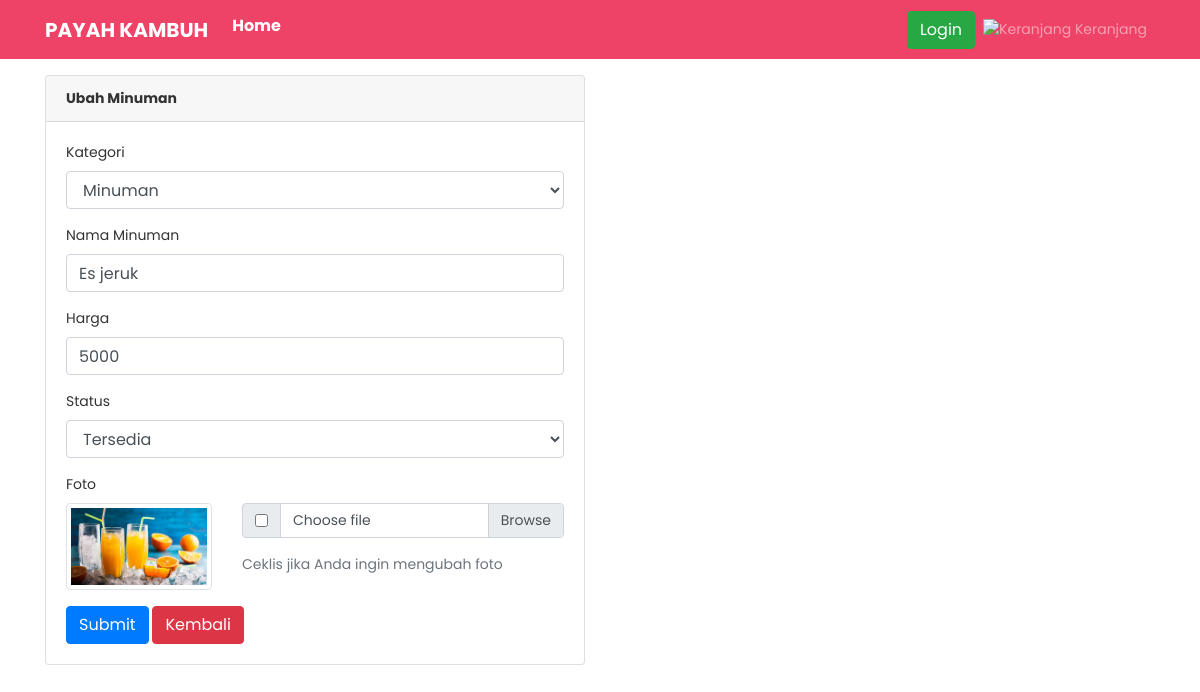
Screenshot of /dashboard/index.php?ubah_makanan=16 with the database file from the repository.
### tables this page shows
CREATE TABLE `tb_masakan` (
  `id_masakan` int(11) NOT NULL,
  `kategori_masakan` varchar(128) NOT NULL,
  `nama_masakan` varchar(128) NOT NULL,
  `harga_masakan` int(128) NOT NULL,
  `foto` varchar(255) NOT NULL,
  `status_masakan` int(1) NOT NULL
);

### dashboard/admin/ubah_makanan.php (the view, shortened to what this page needs)
<?php
$id = $_GET['ubah_makanan'];
$query = "SELECT * FROM tb_masakan WHERE id_masakan='$id'";
$sql = mysqli_query($kon, $query);
$data = mysqli_fetch_array($sql);
if ($data['kategori_masakan']=="Makanan") {
	$kategori = "Makanan";
} else {
	$kategori = "Minuman";
}
?>
<div class="container mt-3">
	<div class="row">
		<div class="col-lg-6">
			<div class="card">
		  		<div class="card-header">
		  			<strong>Ubah <?= $kategori; ?></strong>
		  		</div>
			  	<div class="card-body">
			  		<form action="fungsi/ubahMakanan.php?id_masakan=<?= $data['id_masakan'] ?>" method="post" enctype="multipart/form-data">
				  		<div class="form-group">
				  			<label class="form-label" for="kategori_masakan">Kategori</label>
				  			<select name="kategori_masakan" id="kategori_masakan" class="form-control">
								<?php
									if ($data['kategori_masakan']=="Makanan") {
										$selected = "Selected";
									} elseif ($data['kategori_masakan']=="Minuman") {
										$select = "Selected";
									}
								?>
				  				<option value="Minuman" <?= $select; ?>>Minuman</option>
				  			</select>
				  		</div>
				  		<div class="form-group">
				  			<label class="form-label" for="nama_masakan">Nama <?= $kategori; ?></label>
				  			<input type="text" class="form-control" id="nama_masakan" name="nama_masakan" value="<?= $data['nama_masakan'] ?>">
				  		</div>
				  		<div class="form-group">
				  			<label class="form-label" for="harga_masakan">Harga</label>
				  			<input type="number" class="form-control" id="harga_masakan" name="harga_masakan" min="0" value="<?= $data['harga_masakan'] ?>">
				  		</div>
				  		<div class="form-group">
				  			<label class="form-label" for="status_masakan">Status</label>
				  			<select name="status_masakan" id="status_masakan" class="form-control">
				  				<?php
									if ($data['status_masakan']==1) {
										$tersedia = "Selected";
									} elseif ($data['status_masakan']==0) {
										$tTersedia = "Selected";
									}
								?>
				  				<option value="1" <?= $tersedia; ?>>Tersedia</option>
				  			</select>
				  		</div>
				  		<div class="form-group">
				  			<label class="form-label" for="foto">Foto</label>
				  			<div class="row">
				  				<div class="col-md-4">
									<img src="assets/image/makanan/<?= $data['foto'] ?>" alt="makanan" class="img-thumbnail">
				  				</div>
				  				<div class="col-md-8">
				  					<div class="input-group mb-3">
									  	<div class="input-group-prepend">
									      	<div class="input-group-text">
      											<input type="checkbox" name="ubah_foto">
    										</div>
									  	</div>
						  				<div class="custom-file">
			    							<label class="custom-file-label" for="foto">Choose file</label>
			  							</div>
									</div>
									<span class="help-block text-muted">Ceklis jika Anda ingin mengubah foto</span>
				  				</div>
				  			</div>
				  		</div>
				  		<button type="submit" class="btn btn-primary">Submit</button>
				  		<button type="button" class="btn btn-danger" onclick="history.back()">Kembali</button>
			  		</form>
			  	</div>
			</div>
		</div>
	</div>
</div>

### dashboard/assets/css/custom.css (style rules this page uses)
body { font-size: .875rem; font-family: 'Poppins', sans-serif; background-color: #fff; color: #333; }

### rows the page displays
tb_masakan: kategori_masakan "Minuman", nama_masakan "Es jeruk", harga_masakan "5000", foto (picture)
